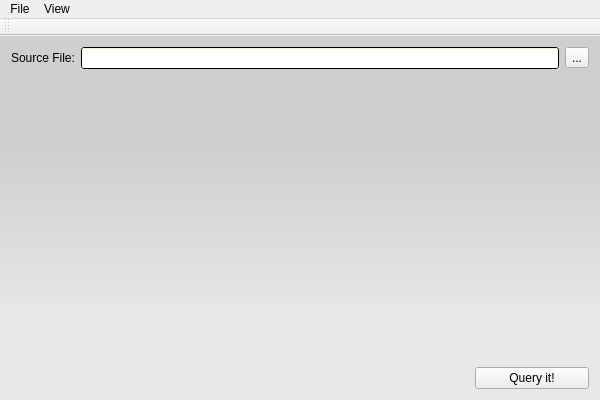
<?xml version="1.0" encoding="UTF-8"?>
<ui version="4.0">
 <class>XQEMainWindow</class>
 <widget class="QMainWindow" name="XQEMainWindow">
  <property name="geometry">
   <rect>
    <x>0</x>
    <y>0</y>
    <width>600</width>
    <height>400</height>
   </rect>
  </property>
  <property name="windowTitle">
   <string>XQEMainWindow</string>
  </property>
  <property name="styleSheet">
   <string notr="true">QTextEdit, QPlainTextEdit, QLineEdit
{
	background: qlineargradient(spread:pad, x1:0, y1:0, x2:0, y2:0.4, stop:0 rgba(255, 254, 235, 255), stop:1 rgba(255, 255, 255, 255));
}

QMainWindow
{
	background: qlineargradient(spread:pad, x1:0, y1:0, x2:0, y2:0.8, stop:0.463054 rgba(207, 207, 207, 255), stop:1 rgba(232, 232, 232, 255));
}</string>
  </property>
  <widget class="QWidget" name="centralWidget">
   <layout class="QGridLayout" name="gridLayout">
    <item row="0" column="0">
     <widget class="QLabel" name="label">
      <property name="sizePolicy">
       <sizepolicy hsizetype="Maximum" vsizetype="Fixed">
        <horstretch>0</horstretch>
        <verstretch>0</verstretch>
       </sizepolicy>
      </property>
      <property name="text">
       <string>Source File:</string>
      </property>
     </widget>
    </item>
    <item row="0" column="1" colspan="2">
     <widget class="QLineEdit" name="textSourceFile"/>
    </item>
    <item row="0" column="3">
     <widget class="QToolButton" name="btnOpenSource">
      <property name="text">
       <string>...</string>
      </property>
     </widget>
    </item>
    <item row="1" column="0" colspan="4">
     <widget class="QWidget" name="myPlace" native="true"/>
    </item>
    <item row="2" column="0" colspan="2">
     <spacer name="horizontalSpacer">
      <property name="orientation">
       <enum>Qt::Horizontal</enum>
      </property>
      <property name="sizeHint" stdset="0">
       <size>
        <width>458</width>
        <height>20</height>
       </size>
      </property>
     </spacer>
    </item>
    <item row="2" column="2" colspan="2">
     <widget class="QPushButton" name="btnQuery">
      <property name="text">
       <string>Query it!</string>
      </property>
      <property name="autoDefault">
       <bool>true</bool>
      </property>
     </widget>
    </item>
   </layout>
  </widget>
  <widget class="QMenuBar" name="menuBar">
   <property name="geometry">
    <rect>
     <x>0</x>
     <y>0</y>
     <width>600</width>
     <height>22</height>
    </rect>
   </property>
   <widget class="QMenu" name="menuFile">
    <property name="title">
     <string>File</string>
    </property>
    <addaction name="actionOpen"/>
    <addaction name="actionSave"/>
   </widget>
   <widget class="QMenu" name="menuView">
    <property name="title">
     <string>View</string>
    </property>
    <addaction name="actionTextHighlighting"/>
   </widget>
   <addaction name="menuFile"/>
   <addaction name="menuView"/>
  </widget>
  <widget class="QToolBar" name="toolBar">
   <property name="windowTitle">
    <string>toolBar</string>
   </property>
   <attribute name="toolBarArea">
    <enum>TopToolBarArea</enum>
   </attribute>
   <attribute name="toolBarBreak">
    <bool>false</bool>
   </attribute>
  </widget>
  <action name="actionOpen">
   <property name="text">
    <string>Open</string>
   </property>
   <property name="shortcut">
    <string>Ctrl+O</string>
   </property>
  </action>
  <action name="actionSave">
   <property name="text">
    <string>Save</string>
   </property>
   <property name="shortcut">
    <string>Ctrl+S</string>
   </property>
  </action>
  <action name="actionTextHighlighting">
   <property name="checkable">
    <bool>true</bool>
   </property>
   <property name="text">
    <string>TextHighlighting</string>
   </property>
  </action>
 </widget>
 <layoutdefault spacing="6" margin="11"/>
 <resources/>
 <connections/>
</ui>
